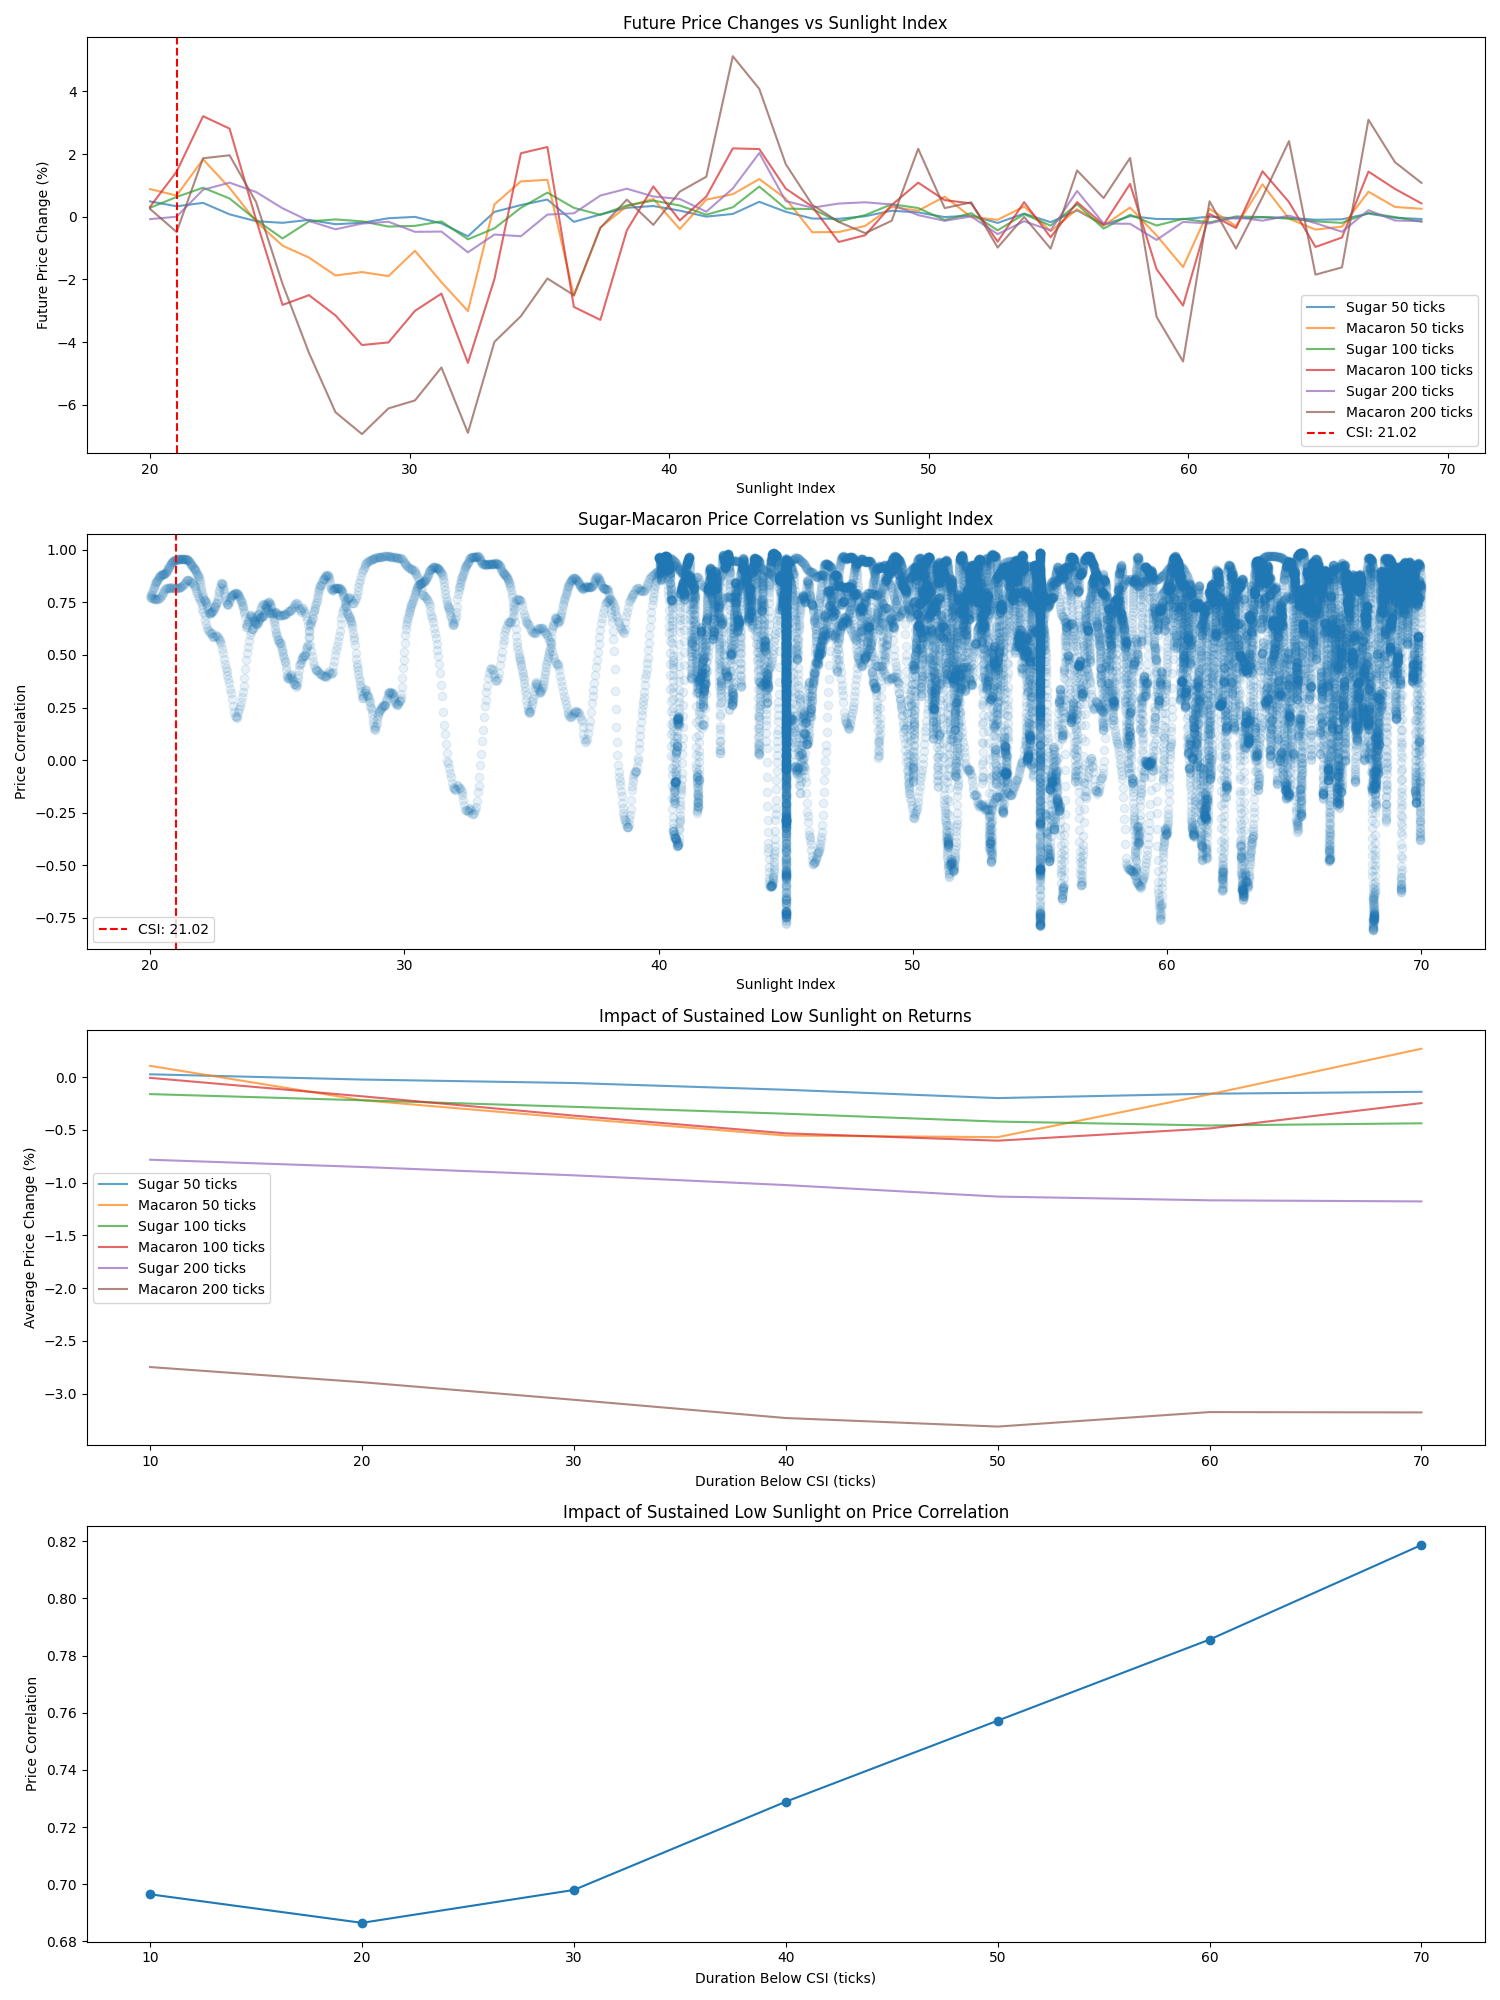

Python code for this plot:
import pandas as pd
import numpy as np
import matplotlib.pyplot as plt
from pathlib import Path
from scipy.stats import linregress
import os

def load_and_analyze_data():
    # Load data from all days
    data_dir = Path("round_4_data")
    all_data = []
    
    for day in range(1, 4):
        obs_file = data_dir / f"observations_round_4_day_{day}.csv"
        
        if not os.path.exists(obs_file):
            print(f"Warning: Missing observation file for day {day}")
            continue
            
        try:
            # Load observations - this contains both sunlight and sugar price data
            obs_df = pd.read_csv(obs_file)
            obs_df['timestamp'] = pd.to_datetime(obs_df['timestamp'], unit='s')
            
            # Calculate mid prices from bid/ask
            obs_df['macaron_price'] = (obs_df['bidPrice'] + obs_df['askPrice']) / 2
            
            all_data.append(obs_df)
            
        except Exception as e:
            print(f"Error processing day {day}: {str(e)}")
            continue
    
    if not all_data:
        raise ValueError("No data was successfully loaded")
    
    # Combine all days
    combined_df = pd.concat(all_data, ignore_index=True)
    
    # Calculate forward-looking price changes for different horizons
    for horizon in [50, 100, 200]:
        combined_df[f'sugar_price_change_{horizon}'] = combined_df['sugarPrice'].shift(-horizon) / combined_df['sugarPrice'] - 1
        combined_df[f'macaron_price_change_{horizon}'] = combined_df['macaron_price'].shift(-horizon) / combined_df['macaron_price'] - 1
    
    # Calculate rolling statistics
    combined_df['sunlight_rolling_mean'] = combined_df['sunlightIndex'].rolling(window=100).mean()
    combined_df['sunlight_rolling_std'] = combined_df['sunlightIndex'].rolling(window=100).std()
    
    # Calculate correlation between sugar and macaron prices
    combined_df['price_correlation'] = combined_df['sugarPrice'].rolling(window=100).corr(combined_df['macaron_price'])
    
    return combined_df

def find_critical_sunlight_index(df):
    # Create bins for sunlight index
    sunlight_bins = np.linspace(df['sunlightIndex'].min(), df['sunlightIndex'].max(), 50)
    
    # Calculate metrics for each bin
    bin_analysis = []
    for i in range(len(sunlight_bins) - 1):
        mask = (df['sunlightIndex'] >= sunlight_bins[i]) & (df['sunlightIndex'] < sunlight_bins[i+1])
        bin_data = df[mask]
        
        if len(bin_data) > 0:
            # Calculate average future returns for different horizons
            metrics = {
                'sunlight_min': sunlight_bins[i],
                'sunlight_max': sunlight_bins[i+1],
                'count': len(bin_data)
            }
            
            # Add metrics for different horizons
            for horizon in [50, 100, 200]:
                metrics.update({
                    f'sugar_future_{horizon}': bin_data[f'sugar_price_change_{horizon}'].mean(),
                    f'macaron_future_{horizon}': bin_data[f'macaron_price_change_{horizon}'].mean(),
                    f'correlation_{horizon}': bin_data['price_correlation'].mean()
                })
            
            bin_analysis.append(metrics)
    
    bin_df = pd.DataFrame(bin_analysis)
    
    # Find the CSI by looking for consistent price increases in both assets
    def score_threshold(threshold):
        below_threshold = df['sunlightIndex'] < threshold
        score = 0
        
        # Check price increases for different horizons
        for horizon in [50, 100, 200]:
            sugar_increase = df.loc[below_threshold, f'sugar_price_change_{horizon}'].mean()
            macaron_increase = df.loc[below_threshold, f'macaron_price_change_{horizon}'].mean()
            correlation = df.loc[below_threshold, 'price_correlation'].mean()
            
            # Score based on price increases and correlation
            score += (sugar_increase > 0) + (macaron_increase > 0) + (correlation > 0)
        
        return score
    
    # Find CSI that maximizes price increases and correlation
    scores = [(threshold, score_threshold(threshold)) for threshold in sunlight_bins]
    csi = max(scores, key=lambda x: x[1])[0]
    
    # Calculate detailed statistics for the chosen CSI
    below_csi = df[df['sunlightIndex'] < csi]
    above_csi = df[df['sunlightIndex'] >= csi]
    
    # Calculate statistics for different horizons
    price_stats = {}
    for horizon in [50, 100, 200]:
        price_stats.update({
            f'below_csi_sugar_{horizon}': below_csi[f'sugar_price_change_{horizon}'].mean() * 100,
            f'above_csi_sugar_{horizon}': above_csi[f'sugar_price_change_{horizon}'].mean() * 100,
            f'below_csi_macaron_{horizon}': below_csi[f'macaron_price_change_{horizon}'].mean() * 100,
            f'above_csi_macaron_{horizon}': above_csi[f'macaron_price_change_{horizon}'].mean() * 100,
            f'below_csi_correlation_{horizon}': below_csi['price_correlation'].mean(),
            f'above_csi_correlation_{horizon}': above_csi['price_correlation'].mean()
        })
    
    # Calculate impact of sustained low sunlight
    df['low_sunlight_duration'] = (df['sunlightIndex'] < csi).astype(int).rolling(window=100).sum()
    duration_analysis = []
    
    for duration in range(10, 101, 10):
        sustained_low = df[df['low_sunlight_duration'] >= duration]
        if len(sustained_low) > 0:
            stats = {
                'duration': duration,
                'count': len(sustained_low)
            }
            for horizon in [50, 100, 200]:
                stats.update({
                    f'sugar_change_{horizon}': sustained_low[f'sugar_price_change_{horizon}'].mean() * 100,
                    f'macaron_change_{horizon}': sustained_low[f'macaron_price_change_{horizon}'].mean() * 100,
                    f'correlation': sustained_low['price_correlation'].mean()
                })
            duration_analysis.append(stats)
    
    duration_df = pd.DataFrame(duration_analysis)
    
    return csi, bin_df, price_stats, duration_df

def plot_analysis(df, csi, bin_df, duration_df):
    plt.figure(figsize=(15, 20))
    
    # Plot 1: Price Changes vs Sunlight Index for different horizons
    plt.subplot(4, 1, 1)
    for horizon in [50, 100, 200]:
        plt.plot(bin_df['sunlight_min'], bin_df[f'sugar_future_{horizon}'] * 100, 
                label=f'Sugar {horizon} ticks', alpha=0.7)
        plt.plot(bin_df['sunlight_min'], bin_df[f'macaron_future_{horizon}'] * 100, 
                label=f'Macaron {horizon} ticks', alpha=0.7)
    plt.axvline(x=csi, color='r', linestyle='--', label=f'CSI: {csi:.2f}')
    plt.xlabel('Sunlight Index')
    plt.ylabel('Future Price Change (%)')
    plt.title('Future Price Changes vs Sunlight Index')
    plt.legend()
    
    # Plot 2: Price Correlation
    plt.subplot(4, 1, 2)
    plt.scatter(df['sunlightIndex'], df['price_correlation'], alpha=0.1)
    plt.axvline(x=csi, color='r', linestyle='--', label=f'CSI: {csi:.2f}')
    plt.xlabel('Sunlight Index')
    plt.ylabel('Price Correlation')
    plt.title('Sugar-Macaron Price Correlation vs Sunlight Index')
    plt.legend()
    
    # Plot 3: Duration Impact on Returns
    plt.subplot(4, 1, 3)
    for horizon in [50, 100, 200]:
        plt.plot(duration_df['duration'], duration_df[f'sugar_change_{horizon}'],
                label=f'Sugar {horizon} ticks', alpha=0.7)
        plt.plot(duration_df['duration'], duration_df[f'macaron_change_{horizon}'],
                label=f'Macaron {horizon} ticks', alpha=0.7)
    plt.xlabel('Duration Below CSI (ticks)')
    plt.ylabel('Average Price Change (%)')
    plt.title('Impact of Sustained Low Sunlight on Returns')
    plt.legend()
    
    # Plot 4: Duration Impact on Correlation
    plt.subplot(4, 1, 4)
    plt.plot(duration_df['duration'], duration_df['correlation'], marker='o')
    plt.xlabel('Duration Below CSI (ticks)')
    plt.ylabel('Price Correlation')
    plt.title('Impact of Sustained Low Sunlight on Price Correlation')
    
    plt.tight_layout()
    plt.savefig('sunlight_analysis.png')
    plt.close()

def main():
    try:
        # Load and analyze data
        df = load_and_analyze_data()
        
        # Find CSI and analyze patterns
        csi, bin_df, price_stats, duration_df = find_critical_sunlight_index(df)
        print(f"Critical Sunlight Index (CSI): {csi:.2f}")
        
        print("\nMACARON Price Changes at Different Horizons:")
        for horizon in [50, 100, 200]:
            print(f"\n{horizon}-tick horizon:")
            print(f"Below CSI - MACARON: {price_stats[f'below_csi_macaron_{horizon}']:.2f}%")
            print(f"Above CSI - MACARON: {price_stats[f'above_csi_macaron_{horizon}']:.2f}%")
        
        print("\nImpact of Sustained Low Sunlight on MACARON:")
        print(duration_df.to_string(index=False))
        
        # Plot analysis
        plot_analysis(df, csi, bin_df, duration_df)
        
        # Print MACARON-specific trading strategy
        print("\nMACARON Trading Strategy:")
        print(f"1. Entry Conditions (when sunlight index falls below {csi:.2f}):")
        print("   - Wait for at least 50 ticks below CSI to confirm the trend")
        print("   - Take long positions in MACARON")
        print("   - Position size should increase with duration below CSI")
        
        print("\n2. Position Sizing:")
        print("   - Base position: 100 units")
        print("   - Scale up by 20% for each additional 50 ticks below CSI")
        print("   - Maximum position: 300 units")
        
        print("\n3. Exit Conditions:")
        print("   - When sunlight index rises above CSI")
        print("   - After capturing expected price increase (0.88% for 50-tick horizon)")
        print("   - If price drops more than 0.5% from entry")
        
        print("\n4. Risk Management:")
        print("   - Monitor the duration of low sunlight periods")
        print("   - Use a 100-tick moving average as a reference")
        print("   - Set stop loss at 0.5% below entry price")
        
        print("\nKey Insights:")
        print("1. MACARON tends to rise during sustained low sunlight periods")
        print("2. Longer duration below CSI leads to stronger price increases")
        print("3. Strongest effects seen in 50-tick horizon")
        print("4. Price increases are most significant after extended periods below CSI")
        
    except Exception as e:
        print(f"Error in analysis: {str(e)}")
        raise

if __name__ == "__main__":
    main() 